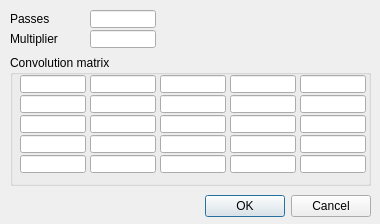
<?xml version="1.0" encoding="UTF-8"?>
<ui version="4.0">
 <class>CQDlgSimpleFilter_5x5</class>
 <widget class="QDialog" name="CQDlgSimpleFilter_5x5">
  <property name="geometry">
   <rect>
    <x>0</x>
    <y>0</y>
    <width>380</width>
    <height>224</height>
   </rect>
  </property>
  <property name="windowTitle">
   <string>5X5 Filter</string>
  </property>
  <property name="locale">
   <locale language="English" country="UnitedStates"/>
  </property>
  <widget class="QDialogButtonBox" name="qqOkCancel">
   <property name="geometry">
    <rect>
     <x>10</x>
     <y>190</y>
     <width>361</width>
     <height>32</height>
    </rect>
   </property>
   <property name="standardButtons">
    <set>QDialogButtonBox::Cancel|QDialogButtonBox::Ok</set>
   </property>
  </widget>
  <widget class="QLabel" name="label">
   <property name="geometry">
    <rect>
     <x>10</x>
     <y>10</y>
     <width>81</width>
     <height>18</height>
    </rect>
   </property>
   <property name="text">
    <string>Passes</string>
   </property>
  </widget>
  <widget class="QLineEdit" name="qqPasses">
   <property name="geometry">
    <rect>
     <x>90</x>
     <y>10</y>
     <width>66</width>
     <height>18</height>
    </rect>
   </property>
  </widget>
  <widget class="QLabel" name="label_2">
   <property name="geometry">
    <rect>
     <x>10</x>
     <y>30</y>
     <width>81</width>
     <height>18</height>
    </rect>
   </property>
   <property name="text">
    <string>Multiplier</string>
   </property>
  </widget>
  <widget class="QLineEdit" name="qqMultiplier">
   <property name="geometry">
    <rect>
     <x>90</x>
     <y>30</y>
     <width>66</width>
     <height>18</height>
    </rect>
   </property>
  </widget>
  <widget class="QGroupBox" name="groupBox">
   <property name="geometry">
    <rect>
     <x>10</x>
     <y>55</y>
     <width>361</width>
     <height>131</height>
    </rect>
   </property>
   <property name="title">
    <string>Convolution matrix</string>
   </property>
   <property name="flat">
    <bool>false</bool>
   </property>
   <widget class="QLineEdit" name="qq0">
    <property name="geometry">
     <rect>
      <x>10</x>
      <y>20</y>
      <width>66</width>
      <height>18</height>
     </rect>
    </property>
   </widget>
   <widget class="QLineEdit" name="qq1">
    <property name="geometry">
     <rect>
      <x>80</x>
      <y>20</y>
      <width>66</width>
      <height>18</height>
     </rect>
    </property>
   </widget>
   <widget class="QLineEdit" name="qq2">
    <property name="geometry">
     <rect>
      <x>150</x>
      <y>20</y>
      <width>66</width>
      <height>18</height>
     </rect>
    </property>
   </widget>
   <widget class="QLineEdit" name="qq3">
    <property name="geometry">
     <rect>
      <x>220</x>
      <y>20</y>
      <width>66</width>
      <height>18</height>
     </rect>
    </property>
   </widget>
   <widget class="QLineEdit" name="qq4">
    <property name="geometry">
     <rect>
      <x>290</x>
      <y>20</y>
      <width>66</width>
      <height>18</height>
     </rect>
    </property>
   </widget>
   <widget class="QLineEdit" name="qq5">
    <property name="geometry">
     <rect>
      <x>10</x>
      <y>40</y>
      <width>66</width>
      <height>18</height>
     </rect>
    </property>
   </widget>
   <widget class="QLineEdit" name="qq7">
    <property name="geometry">
     <rect>
      <x>150</x>
      <y>40</y>
      <width>66</width>
      <height>18</height>
     </rect>
    </property>
   </widget>
   <widget class="QLineEdit" name="qq6">
    <property name="geometry">
     <rect>
      <x>80</x>
      <y>40</y>
      <width>66</width>
      <height>18</height>
     </rect>
    </property>
   </widget>
   <widget class="QLineEdit" name="qq9">
    <property name="geometry">
     <rect>
      <x>290</x>
      <y>40</y>
      <width>66</width>
      <height>18</height>
     </rect>
    </property>
   </widget>
   <widget class="QLineEdit" name="qq8">
    <property name="geometry">
     <rect>
      <x>220</x>
      <y>40</y>
      <width>66</width>
      <height>18</height>
     </rect>
    </property>
   </widget>
   <widget class="QLineEdit" name="qq10">
    <property name="geometry">
     <rect>
      <x>10</x>
      <y>60</y>
      <width>66</width>
      <height>18</height>
     </rect>
    </property>
   </widget>
   <widget class="QLineEdit" name="qq11">
    <property name="geometry">
     <rect>
      <x>80</x>
      <y>60</y>
      <width>66</width>
      <height>18</height>
     </rect>
    </property>
   </widget>
   <widget class="QLineEdit" name="qq14">
    <property name="geometry">
     <rect>
      <x>290</x>
      <y>60</y>
      <width>66</width>
      <height>18</height>
     </rect>
    </property>
   </widget>
   <widget class="QLineEdit" name="qq12">
    <property name="geometry">
     <rect>
      <x>150</x>
      <y>60</y>
      <width>66</width>
      <height>18</height>
     </rect>
    </property>
   </widget>
   <widget class="QLineEdit" name="qq13">
    <property name="geometry">
     <rect>
      <x>220</x>
      <y>60</y>
      <width>66</width>
      <height>18</height>
     </rect>
    </property>
   </widget>
   <widget class="QLineEdit" name="qq15">
    <property name="geometry">
     <rect>
      <x>10</x>
      <y>80</y>
      <width>66</width>
      <height>18</height>
     </rect>
    </property>
   </widget>
   <widget class="QLineEdit" name="qq19">
    <property name="geometry">
     <rect>
      <x>290</x>
      <y>80</y>
      <width>66</width>
      <height>18</height>
     </rect>
    </property>
   </widget>
   <widget class="QLineEdit" name="qq17">
    <property name="geometry">
     <rect>
      <x>150</x>
      <y>80</y>
      <width>66</width>
      <height>18</height>
     </rect>
    </property>
   </widget>
   <widget class="QLineEdit" name="qq16">
    <property name="geometry">
     <rect>
      <x>80</x>
      <y>80</y>
      <width>66</width>
      <height>18</height>
     </rect>
    </property>
   </widget>
   <widget class="QLineEdit" name="qq18">
    <property name="geometry">
     <rect>
      <x>220</x>
      <y>80</y>
      <width>66</width>
      <height>18</height>
     </rect>
    </property>
   </widget>
   <widget class="QLineEdit" name="qq24">
    <property name="geometry">
     <rect>
      <x>290</x>
      <y>100</y>
      <width>66</width>
      <height>18</height>
     </rect>
    </property>
   </widget>
   <widget class="QLineEdit" name="qq23">
    <property name="geometry">
     <rect>
      <x>220</x>
      <y>100</y>
      <width>66</width>
      <height>18</height>
     </rect>
    </property>
   </widget>
   <widget class="QLineEdit" name="qq20">
    <property name="geometry">
     <rect>
      <x>10</x>
      <y>100</y>
      <width>66</width>
      <height>18</height>
     </rect>
    </property>
   </widget>
   <widget class="QLineEdit" name="qq21">
    <property name="geometry">
     <rect>
      <x>80</x>
      <y>100</y>
      <width>66</width>
      <height>18</height>
     </rect>
    </property>
   </widget>
   <widget class="QLineEdit" name="qq22">
    <property name="geometry">
     <rect>
      <x>150</x>
      <y>100</y>
      <width>66</width>
      <height>18</height>
     </rect>
    </property>
   </widget>
  </widget>
 </widget>
 <tabstops>
  <tabstop>qqPasses</tabstop>
  <tabstop>qqMultiplier</tabstop>
  <tabstop>qq0</tabstop>
  <tabstop>qq1</tabstop>
  <tabstop>qq2</tabstop>
  <tabstop>qq3</tabstop>
  <tabstop>qq4</tabstop>
  <tabstop>qq5</tabstop>
  <tabstop>qq6</tabstop>
  <tabstop>qq7</tabstop>
  <tabstop>qq8</tabstop>
  <tabstop>qq9</tabstop>
  <tabstop>qq10</tabstop>
  <tabstop>qq11</tabstop>
  <tabstop>qq12</tabstop>
  <tabstop>qq13</tabstop>
  <tabstop>qq14</tabstop>
  <tabstop>qq15</tabstop>
  <tabstop>qq16</tabstop>
  <tabstop>qq17</tabstop>
  <tabstop>qq18</tabstop>
  <tabstop>qq19</tabstop>
  <tabstop>qq20</tabstop>
  <tabstop>qq21</tabstop>
  <tabstop>qq22</tabstop>
  <tabstop>qq23</tabstop>
  <tabstop>qq24</tabstop>
  <tabstop>qqOkCancel</tabstop>
 </tabstops>
 <resources/>
 <connections/>
</ui>
